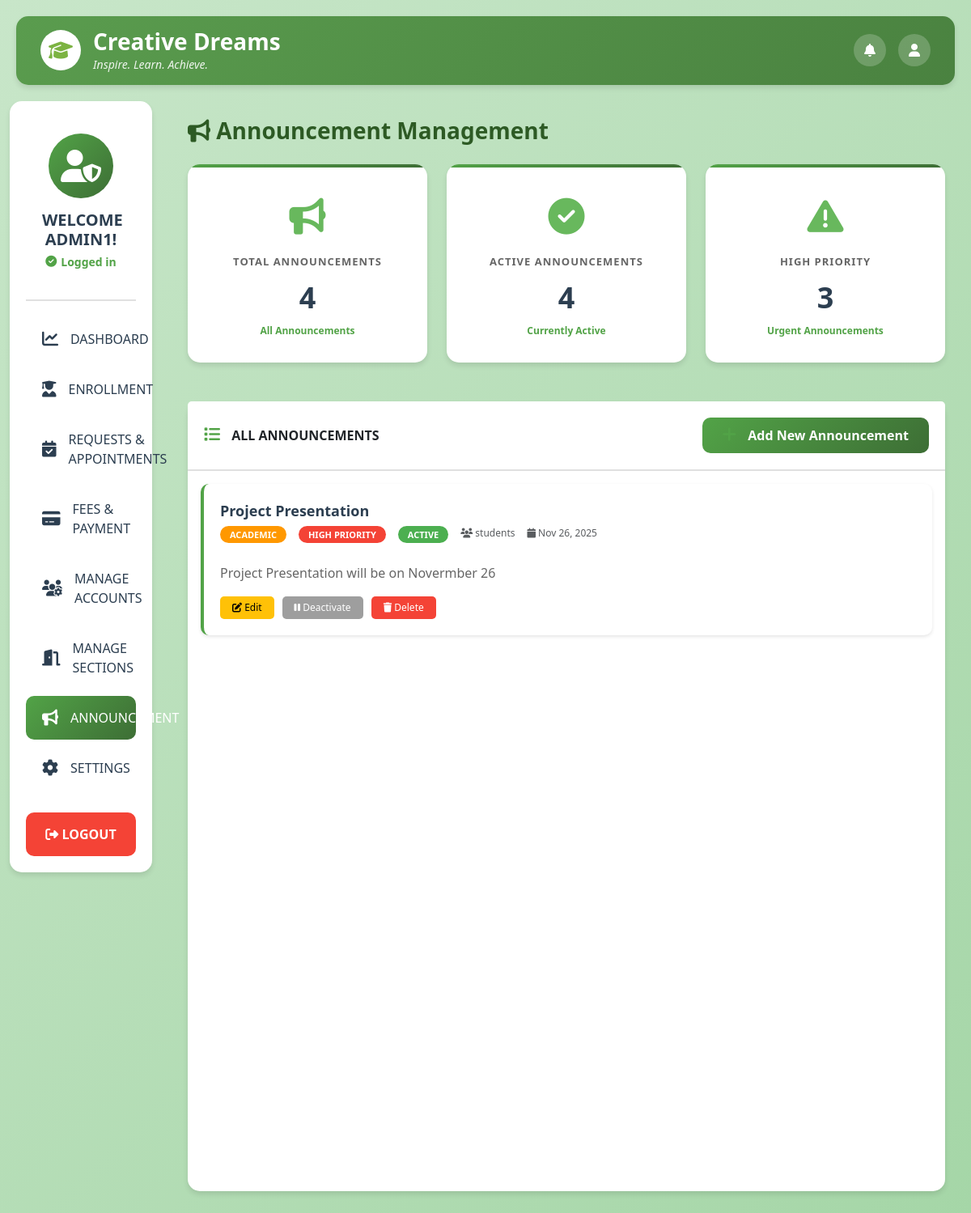
The page /announcement.php (signed in) on the database its author committed.
### tables this page shows
CREATE TABLE `announcements` (
  `announcement_id` int(11) NOT NULL,
  `title` varchar(255) NOT NULL,
  `content` text NOT NULL,
  `category` enum('Academic','Event','Information','Urgent') DEFAULT 'Information',
  `priority` enum('high','medium','low') DEFAULT 'medium',
  `target_audience` enum('all','students','teachers','parents') DEFAULT 'all',
  `date_posted` datetime DEFAULT current_timestamp(),
  `posted_by` int(11) DEFAULT NULL,
  `is_active` tinyint(1) DEFAULT 1
);

### announcement.php (the view, shortened to what this page needs)
<?php
$host = 'localhost';
$dbname = 'u545996239_cdsportal';
$username = 'u545996239_cdsportal';
$password = 'B@nana2025';
try {
    $pdo = new PDO("mysql:host=$host;dbname=$dbname;charset=utf8mb4", $username, $password);
    $pdo->setAttribute(PDO::ATTR_ERRMODE, PDO::ERRMODE_EXCEPTION);
    $pdo->setAttribute(PDO::ATTR_DEFAULT_FETCH_MODE, PDO::FETCH_ASSOC);
} catch(PDOException $e) {
    die("Connection failed: " . $e->getMessage());
}
$announcements = [];
try {
    $stmt = $pdo->query("SELECT * FROM announcements ORDER BY date_posted DESC");
    $announcements = $stmt->fetchAll();
} catch(PDOException $e) {
    $_SESSION['error_message'] = "Error fetching announcements: " . $e->getMessage();
}
$totalAnnouncements = count($announcements);
$activeAnnouncements = count(array_filter($announcements, fn($a) => $a['is_active'] == 1));
$highPriority = count(array_filter($announcements, fn($a) => $a['priority'] == 'high'));
$adminName = isset($_SESSION['admin_name']) ? htmlspecialchars($_SESSION['admin_name']) : 'Admin';
?>
<!DOCTYPE html>
<html lang="en">
<head>
    <link href="https://cdn.jsdelivr.net/npm/bootstrap@5.3.0/dist/css/bootstrap.min.css" rel="stylesheet">
    <link rel="stylesheet" href="https://cdnjs.cloudflare.com/ajax/libs/font-awesome/6.4.0/css/all.min.css">
</head>
<body>
    <div class="top-header">
        <div class="d-flex justify-content-between align-items-center flex-wrap">
            <div class="logo-section">
                <div class="logo">
                    <i class="fas fa-graduation-cap" style="color: #7cb342;"></i>
                </div>
                <div class="brand-text">
                    <h1>Creative Dreams</h1>
                    <p>Inspire. Learn. Achieve.</p>
                </div>
            </div>
            <div class="header-actions">
                <button class="icon-btn" title="Notifications">
                    <i class="fas fa-bell"></i>
                </button>
                <button class="icon-btn" title="Profile">
                    <i class="fas fa-user"></i>
                </button>
            </div>
        </div>
    </div>
    <div class="container-fluid">
        <div class="row">
            <div class="col-lg-2 col-md-3 mb-4">
                <div class="sidebar">
                    <div class="welcome-section">
                        <div class="admin-avatar">
                            <i class="fas fa-user-shield"></i>
                        </div>
                        <h5>WELCOME <?php echo strtoupper($adminName); ?>!</h5>
                        <p><i class="fas fa-check-circle"></i> Logged in</p>
                    </div>
                    <nav>
                        <a href="admin_dashboard.php" class="menu-item">
                            <i class="fas fa-chart-line"></i>
                            <span>DASHBOARD</span>
                        </a>
                        <a href="enrollment_management.php" class="menu-item">
                            <i class="fas fa-user-graduate"></i>
                            <span>ENROLLMENT</span>
                        </a>
                        <a href="request_appointment.php" class="menu-item">
                            <i class="fas fa-calendar-check"></i>
                            <span>REQUESTS & APPOINTMENTS</span>
                        </a>
                        <a href="fees_payment.php" class="menu-item">
                            <i class="fas fa-credit-card"></i>
                            <span>FEES & PAYMENT</span>
                        </a>
                        <a href="manage_accounts.php" class="menu-item">
                            <i class="fas fa-users-cog"></i>
                            <span>MANAGE ACCOUNTS</span>
                        </a>
                        <a href="manage_sections.php" class="menu-item">
                            <i class="fas fa-door-open"></i>
                            <span>MANAGE SECTIONS</span>
                        </a>
                        <a href="announcement.php" class="menu-item active">
                            <i class="fas fa-bullhorn"></i>
                            <span>ANNOUNCEMENT</span>
                        </a>
                        <a href="settings.php" class="menu-item">
                            <i class="fas fa-cog"></i>
                            <span>SETTINGS</span>
                        </a>
                    </nav>
                    <form action="logout.php" method="POST" style="margin-top: auto;">
                        <button type="submit" class="logout-btn">
                            <i class="fas fa-sign-out-alt"></i> LOGOUT
                        </button>
                    </form>
                </div>
            </div>
            <div class="col-lg-10 col-md-9">
                <div class="main-content">
                    <h2 class="page-title">
                        <i class="fas fa-bullhorn"></i> Announcement Management
                    </h2>
                    <div class="row mb-4">
                        <div class="col-lg-4 col-md-6 mb-4">
                            <div class="info-card">
                                <div class="icon">
                                    <i class="fas fa-bullhorn"></i>
                                </div>
                                <h3>Total Announcements</h3>
                                <div class="value"><?php echo $totalAnnouncements; ?></div>
                                <div class="label">All Announcements</div>
                            </div>
                        </div>
                        <div class="col-lg-4 col-md-6 mb-4">
                            <div class="info-card">
                                <div class="icon">
                                    <i class="fas fa-check-circle"></i>
                                </div>
                                <h3>Active Announcements</h3>
                                <div class="value"><?php echo $activeAnnouncements; ?></div>
                                <div class="label">Currently Active</div>
                            </div>
                        </div>
                        <div class="col-lg-4 col-md-6 mb-4">
                            <div class="info-card">
                                <div class="icon">
                                    <i class="fas fa-exclamation-triangle"></i>
                                </div>
                                <h3>High Priority</h3>
                                <div class="value"><?php echo $highPriority; ?></div>
                                <div class="label">Urgent Announcements</div>
                            </div>
                        </div>
                    </div>
                    <div class="card">
                        <div class="card-header">
                            <div>
                                <i class="fas fa-list"></i>
                                ALL ANNOUNCEMENTS
                            </div>
                            <button class="btn btn-primary" data-bs-toggle="modal" data-bs-target="#addAnnouncementModal">
                                <i class="fas fa-plus"></i> Add New Announcement
                            </button>
                        </div>
                        <div class="card-body">
                            <?php if (empty($announcements)): ?>
                                <div class="text-center py-5">
                                    <i class="fas fa-inbox" style="font-size: 60px; color: #ccc;"></i>
                                    <p class="mt-3 text-muted">No announcements yet. Create your first announcement!</p>
                                </div>
                            <?php else: ?>
                                <?php foreach ($announcements as $announcement): ?>
                                    <div class="announcement-item">
                                        <div class="announcement-header">
                                            <div style="flex: 1;">
                                                <div class="announcement-title"><?php echo htmlspecialchars($announcement['title']); ?></div>
                                                <div class="announcement-meta">
                                                    <span class="badge badge-<?php echo strtolower($announcement['category']); ?>">
                                                        <?php echo htmlspecialchars($announcement['category']); ?>
                                                    </span>
                                                    <span class="badge badge-<?php echo strtolower($announcement['priority']); ?>">
                                                        <?php echo htmlspecialchars($announcement['priority']); ?> priority
                                                    </span>
                                                    <span class="badge badge-<?php echo $announcement['is_active'] ? 'active' : 'inactive'; ?>">
                                                        <?php echo $announcement['is_active'] ? 'Active' : 'Inactive'; ?>
                                                    </span>
                                                    <span class="text-muted" style="font-size: 12px;">
                                                        <i class="fas fa-users"></i> <?php echo htmlspecialchars($announcement['target_audience']); ?>
                                                    </span>
                                                    <span class="text-muted" style="font-size: 12px;">
                                                        <i class="fas fa-calendar"></i> <?php echo date('M d, Y', strtotime($announcement['date_posted'])); ?>
                                                    </span>
                                                </div>
                                            </div>
                                        </div>
                                        <div class="announcement-content">
                                            <?php echo nl2br(htmlspecialchars($announcement['content'])); ?>
                                        </div>
                                        <div class="announcement-actions">
                                            <button class="btn btn-warning btn-sm" onclick="editAnnouncement(<?php echo htmlspecialchars(json_encode($announcement)); ?>)">
                                                <i class="fas fa-edit"></i> Edit
                                            </button>
                                            <form method="POST" style="display: inline;">
                                                <button type="submit" class="btn <?php echo $announcement['is_active'] ? 'btn-secondary' : 'btn-success'; ?> btn-sm">
                                                    <i class="fas fa-<?php echo $announcement['is_active'] ? 'pause' : 'play'; ?>"></i>
                                                    <?php echo $announcement['is_active'] ? 'Deactivate' : 'Activate'; ?>
                                                </button>
                                            </form>
                                            <form method="POST" style="display: inline;" onsubmit="return confirm('Are you sure you want to delete this announcement?');">
                                                <button type="submit" class="btn btn-danger btn-sm">
                                                    <i class="fas fa-trash"></i> Delete
                                                </button>
                                            </form>
                                        </div>
                                    </div>
                                <?php endforeach; ?>
                            <?php endif; ?>
                        </div>
                    </div>
                </div>
            </div>
        </div>
    </div>
</body>
</html>

### rows shown on the page
announcements: title "Project Presentation", category "ACADEMIC", priority "HIGH", is_active "ACTIVE", target_audience "students", date_posted "Nov 26, 2025", content "Project Presentation will be on Novermber 26"

### other values the page prints
$adminName "ADMIN1"
$totalAnnouncements "4"
$activeAnnouncements "4"
$highPriority "3"
